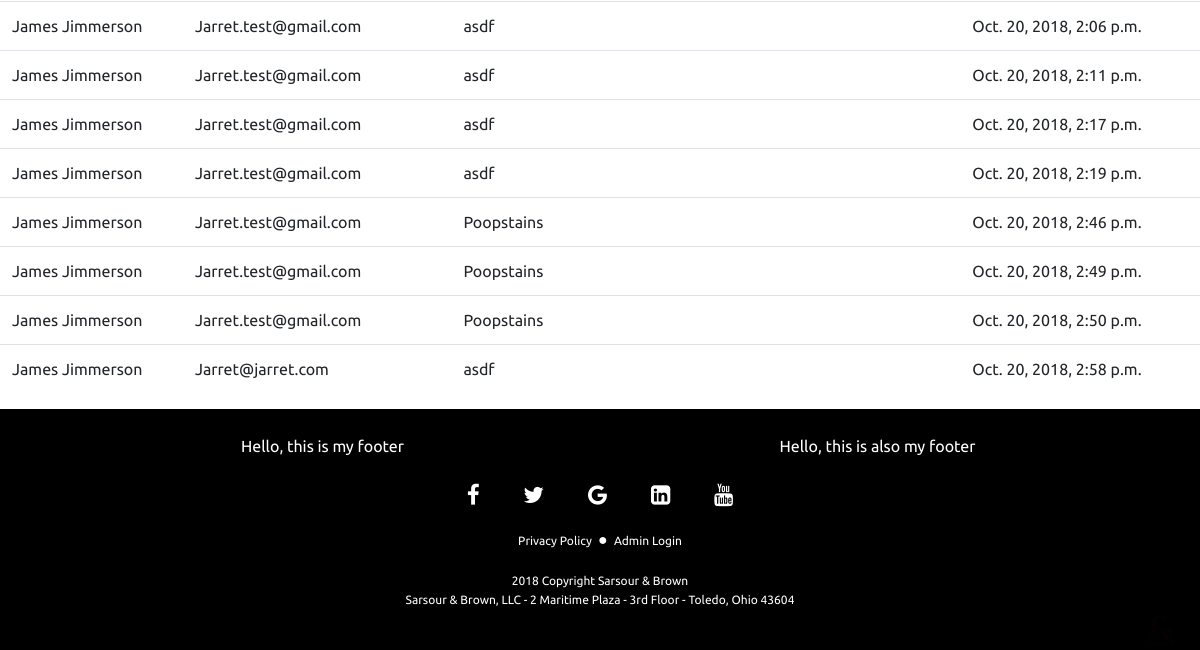
The app's page /display_inquiries/ (lower part), older data.
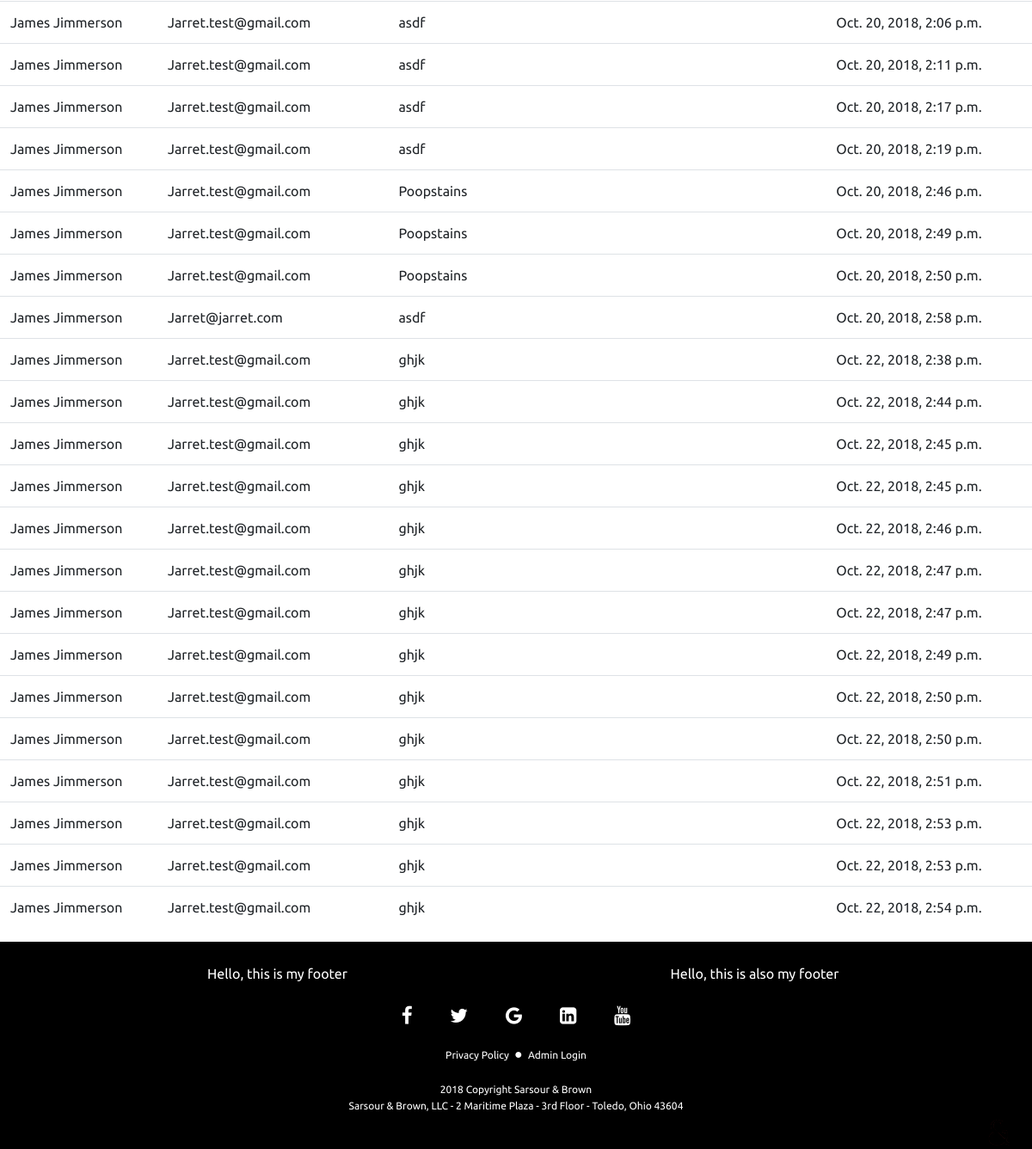
The same page, newer data.
### home/models.py (models this page shows, shortened)
class Submitter(models.Model):
    first_name = models.CharField(max_length=100)
    last_name = models.CharField(max_length=100, default="Doe")
    email = models.EmailField(max_length=100)
    phone_regex = RegexValidator(regex=r'^\+?1?\d{9,15}$', message="Format: 9999999999")
    phone_number = models.CharField(validators=[phone_regex], max_length=17, blank=True, default="0000000000")
    body = models.CharField(max_length=250)
    date_submitted = models.DateTimeField(default=timezone.now)

### home/views.py (the view)
# urls.py: path('display_inquiries/', views.display_inquiries, name='display_inquiries'),
def display_inquiries(request):
    query_results = Submitter.objects.all()
    context = {'query_results': query_results, 'n': range(10000)}
    return render(request, 'home/display_inquiries.html', context)

### home/templates/home/display_inquiries.html (shortened to what this page needs)
{% extends 'home/base.html' %}
{% block display_inquiries %}
    <table class="table">
        {% for item in query_results %}
        <tr>
            <td>{{ item.first_name }} {{ item.last_name }} </td>
            <td>{{ item.email }}</td>
            <td>{{ item.body }}</td>
            <td>{{ item.date_submitted }}</td>
        </tr>
        {% endfor %}
    </table>
{% endblock %}

### home/templates/home/base.html (shortened to what this page needs)
{% load static %}
<!DOCTYPE html>
<html lang="en">
<head>
  <link rel="stylesheet" href="{% static 'styles.css' %}" type="text/css" />
  <link rel="stylesheet" href="{% static 'validation_failure_modal.css' %}" type="text/css" />
  <link rel="stylesheet" href="https://stackpath.bootstrapcdn.com/bootstrap/4.1.3/css/bootstrap.min.css"
>
  <link rel="stylesheet" href="https://cdnjs.cloudflare.com/ajax/libs/font-awesome/4.7.0/css/font-awesome.min.css">
</head>
<body>
  {% block display_inquiries %}{% endblock %}
  <footer id="footer-main">
    <div class="container" id="main_footer_container">
      <div class="container" id="footer-div">
        <div class="row">
          <div class="col">
            <p>Hello, this is my footer</p>
          </div>
          <div class="col">
            <p>Hello, this is also my footer</p>
          </div>
        </div>
      </div>
      <div class="container">
        <div class="row">
          <div class="col" id="social-media-links-div">
            <div class="flex-center" id="social-media-links">
              <a href="https://www.facebook.com/SarsourAndBrown/" class="fa fa-facebook" id="fb_icon" target="_blank"></a>
              <a href="#" class="fa fa-twitter" id="twitter_icon"></a>
              <a href="#" class="fa fa-google" id="google_plus_icon"></a>
              <a href="#" class="fa fa-linkedin-square" id="linkedin_icon"></a>
              <a href="#" class="fa fa-youtube" id="youtube_icon"></a>
            </div>
          </div>
        </div>
      </div>
      <div class="container" id="footer_supplemental_link_container">
        <div class="col">
          <a href="{% url 'privacy_policy' %}" id="privacy_policy_link">Privacy Policy</a>
          <p>&#9679;</p>
          <a href="{% url 'login' %}" id="admin_login_link">Admin Login</a>
        </div>
      </div>
      <div class="container">
        <div class="footer-copyright text-center">
          <a href="https://opencorporates.com/companies/us_oh/4100703" id="llc_info_link" target="_blank">2018 Copyright Sarsour
            &amp Brown</a>
        </div>
        <div class="footer-copyright text-center">
          <p id="footer_address_paragraph">Sarsour &amp Brown, LLC - 2 Maritime Plaza - 3rd Floor - Toledo, Ohio
            43604</p>
        </div>
      </div>
      <div id="logo-lower-right-hand-corner">
        <img id="sarsour_and_brown_logo_footer" src="static/SB_Logo_Black.png" />
      </div>
    </div>
  </footer>
</body>
</html>

### static/styles.css (style rules this page uses)
head, body, nav, footer, div, table { font-family: 'Ubuntu', sans-serif; }
div#logo-lower-right-hand-corner { position: absolute; width: 100%; right: 0; bottom: 0; }
footer#footer-main { padding-top: 25px; padding-bottom: 25px; background-color: black; color: white; text-align: center; }
div#social-media-links a { color: white; font-size: 22.5px; text-decoration: none; padding-top: 10px; padding-bottom: 10px; padding-left: 20px; padding-right: 20px; margin-bottom: 10px; transition: .25s; }
p#footer_address_paragraph, a#llc_info_link, a#privacy_policy_link, a#admin_login_link { font-size: .75rem; text-decoration: none; color: white; }
div#footer_supplemental_link_container.container { margin: 0 auto; display: inline-block; }
div#footer_supplemental_link_container.container p { display: inline-block; padding-left: 2.5px; padding-right: 2.5px; }
img#sarsour_and_brown_logo_footer { position: absolute; bottom: 0; right: 0; width: 75px; }

Row changes from the older to the newer data that the page shows:
added Submitter: first_name "James", last_name "Jimmerson", email "Jarret.test@gmail.com", body "ghjk", date_submitted "Oct. 22, 2018, 2:38 p.m."
added Submitter: first_name "James", last_name "Jimmerson", email "Jarret.test@gmail.com", body "ghjk", date_submitted "Oct. 22, 2018, 2:44 p.m."
added Submitter: first_name "James", last_name "Jimmerson", email "Jarret.test@gmail.com", body "ghjk", date_submitted "Oct. 22, 2018, 2:45 p.m."
added Submitter: first_name "James", last_name "Jimmerson", email "Jarret.test@gmail.com", body "ghjk", date_submitted "Oct. 22, 2018, 2:45 p.m."
added Submitter: first_name "James", last_name "Jimmerson", email "Jarret.test@gmail.com", body "ghjk", date_submitted "Oct. 22, 2018, 2:46 p.m."
added Submitter: first_name "James", last_name "Jimmerson", email "Jarret.test@gmail.com", body "ghjk", date_submitted "Oct. 22, 2018, 2:47 p.m."
added Submitter: first_name "James", last_name "Jimmerson", email "Jarret.test@gmail.com", body "ghjk", date_submitted "Oct. 22, 2018, 2:47 p.m."
added Submitter: first_name "James", last_name "Jimmerson", email "Jarret.test@gmail.com", body "ghjk", date_submitted "Oct. 22, 2018, 2:49 p.m."
added Submitter: first_name "James", last_name "Jimmerson", email "Jarret.test@gmail.com", body "ghjk", date_submitted "Oct. 22, 2018, 2:50 p.m."
added Submitter: first_name "James", last_name "Jimmerson", email "Jarret.test@gmail.com", body "ghjk", date_submitted "Oct. 22, 2018, 2:50 p.m."
added Submitter: first_name "James", last_name "Jimmerson", email "Jarret.test@gmail.com", body "ghjk", date_submitted "Oct. 22, 2018, 2:51 p.m."
added Submitter: first_name "James", last_name "Jimmerson", email "Jarret.test@gmail.com", body "ghjk", date_submitted "Oct. 22, 2018, 2:53 p.m."
added Submitter: first_name "James", last_name "Jimmerson", email "Jarret.test@gmail.com", body "ghjk", date_submitted "Oct. 22, 2018, 2:53 p.m."
added Submitter: first_name "James", last_name "Jimmerson", email "Jarret.test@gmail.com", body "ghjk", date_submitted "Oct. 22, 2018, 2:54 p.m."
